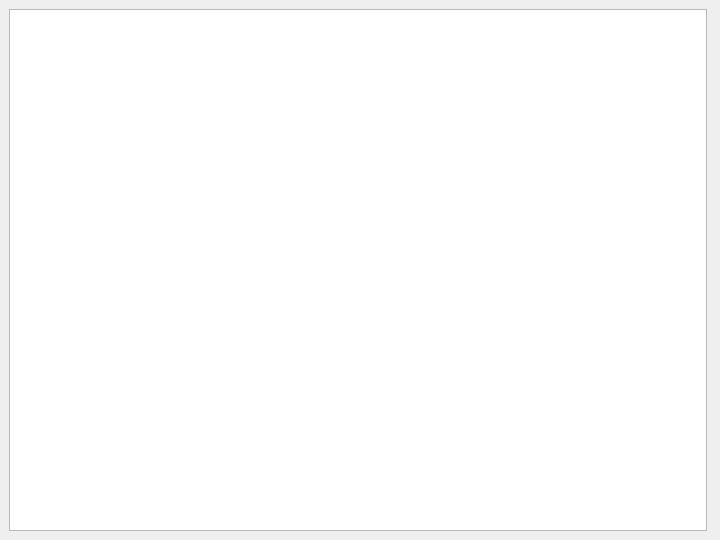
<?xml version="1.0" encoding="UTF-8"?>
<ui version="4.0">
 <class>DealAuthenWindow</class>
 <widget class="QWidget" name="DealAuthenWindow">
  <property name="geometry">
   <rect>
    <x>0</x>
    <y>0</y>
    <width>720</width>
    <height>540</height>
   </rect>
  </property>
  <property name="windowTitle">
   <string>实名审核</string>
  </property>
  <property name="styleSheet">
   <string notr="true">
QPushButton {
    color: black;
    background-color:white;
    font-size: 12px;
    border: none;
}
   </string>
  </property>
  <widget class="QFrame" name="verticalFrame">
   <property name="geometry">
    <rect>
     <x>0</x>
     <y>0</y>
     <width>720</width>
     <height>540</height>
    </rect>
   </property>
   <layout class="QVBoxLayout" name="verticalLayout">
    <item>
     <widget class="QTableWidget" name="tableWidget">
      <property name="minimumSize">
       <size>
        <width>698</width>
        <height>0</height>
       </size>
      </property>
      <property name="maximumSize">
       <size>
        <width>698</width>
        <height>16777215</height>
       </size>
      </property>
     </widget>
    </item>
   </layout>
  </widget>
 </widget>
 <resources/>
 <connections/>
</ui>
